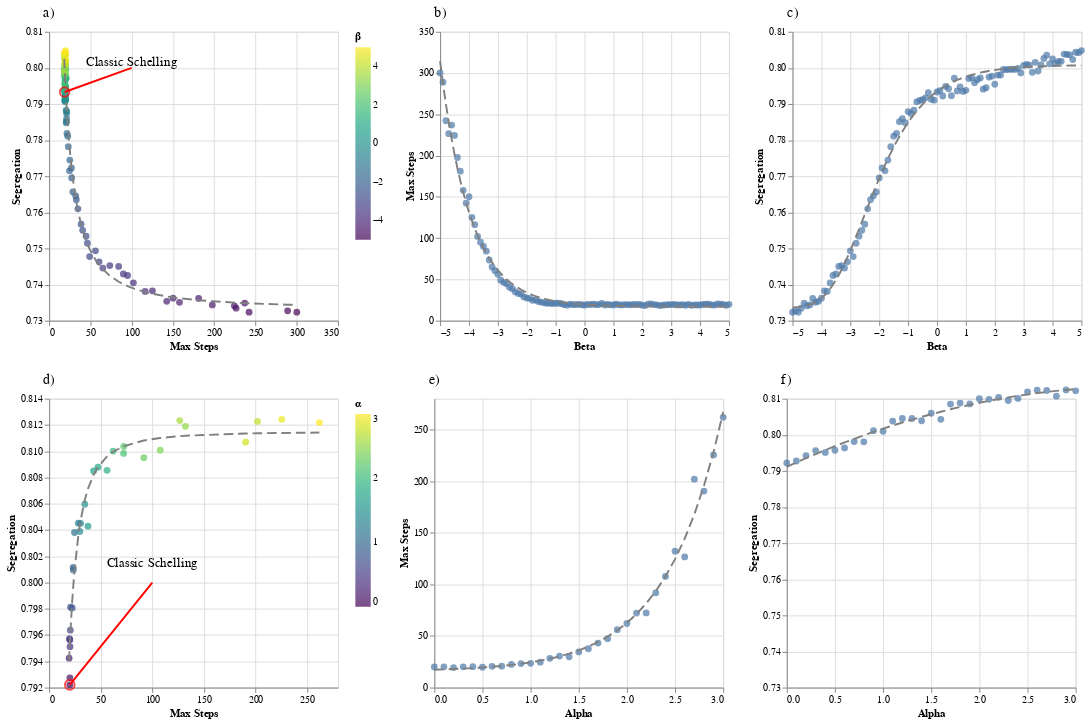

Notebook source saved alongside this figure:
### Code cell
alt.vconcat(
    
    alt.hconcat((b1 + regb1 + clas + text + arr+a)   ,    (b2+regb2+b),  (b3+regb3+c) ).resolve_scale(
    color='independent') &
    
    alt.hconcat((a1 + rega1 + clas2 + text2 + arr2 +d),   (a2+rega2+e), (a3+rega3+f)).resolve_scale(
    color='independent')
    
).resolve_scale(
    color='independent')

### Figure 1 — Vega-Lite specification as saved in the notebook (floating-point values rounded to 4 significant figures)
{"config": {"view": {"continuousWidth": 300, "continuousHeight": 300}}, "vconcat": [{"vconcat": [{"hconcat": [{"layer": [{"data": {"name": "data-e6f3248cf0e71afe6937f91cdd69fec8"}, "mark": {"type": "circle", "size": 50}, "encoding": {"color": {"field": "beta", "legend": {"title": "β"}, "scale": {"scheme": "viridis"}, "type": "quantitative"}, "x": {"axis": {"title": "Max Steps"}, "field": "mean_step", "scale": {"domain": [18.32, 300.1]}, "type": "quantitative"}, "y": {"axis": {"title": "Segregation"}, "field": "mean_seg", "scale": {"domain": [0.7324, 0.8048]}, "type": "quantitative"}}}, {"data": {"name": "data-50824ad90ad68ed4e5c2b6a1ad83c3fb"}, "mark": {"type": "line", "color": "grey", "opacity": 1, "strokeDash": [10, 5], "width": 2}, "encoding": {"x": {"field": "xv", "type": "quantitative"}, "y": {"field": "yv", "type": "quantitative"}}}, {"data": {"name": "data-3c37ef1aab0dc384ba4bb59344fb570d"}, "mark": {"type": "point", "color": "red", "size": 100}, "encoding": {"x": {"axis": {"title": "Max Steps"}, "field": "mean_step", "scale": {"domain": [18.32, 300.1]}, "type": "quantitative"}, "y": {"axis": {"title": "Segregation"}, "field": "mean_seg", "scale": {"domain": [0.7324, 0.8048]}, "type": "quantitative"}}}, {"data": {"name": "data-47752b00985791f9bdebf38615aabe53"}, "mark": {"type": "text", "angle": 0, "size": 14, "text": "Classic Schelling"}, "encoding": {"x": {"field": "x", "type": "quantitative"}, "y": {"field": "y", "type": "quantitative"}}}, {"data": {"name": "data-f59c1c0d2e7dadc2ce8c725ca5b4baa6"}, "mark": {"type": "line", "color": "red"}, "encoding": {"x": {"field": "x", "type": "quantitative"}, "y": {"field": "y", "type": "quantitative"}}}, {"data": {"values": [{"x": "A"}]}, "mark": {"type": "text", "dx": 0, "dy": 0, "size": 15, "text": "a)", "x": 0, "y": -20}}], "height": 300, "width": 300}, {"layer": [{"data": {"name": "data-e6f3248cf0e71afe6937f91cdd69fec8"}, "mark": {"type": "circle", "size": 50}, "encoding": {"x": {"axis": {"title": "Beta"}, "field": "beta", "scale": {"domain": [-5, 5]}, "type": "quantitative"}, "y": {"axis": {"title": "Max Steps"}, "field": "mean_step", "scale": {"domain": [18.32, 300.1]}, "type": "quantitative"}}}, {"data": {"name": "data-4f39ff4fb8a7a2af0d412279df062abc"}, "mark": {"type": "line", "color": "grey", "opacity": 1, "strokeDash": [10, 5], "width": 2}, "encoding": {"x": {"field": "xv", "type": "quantitative"}, "y": {"field": "yv", "type": "quantitative"}}}, {"data": {"values": [{"x": "A"}]}, "mark": {"type": "text", "dx": 0, "dy": 0, "size": 15, "text": "b)", "x": 0, "y": -20}}], "height": 300, "width": 300}, {"layer": [{"data": {"name": "data-e6f3248cf0e71afe6937f91cdd69fec8"}, "mark": {"type": "circle", "size": 50}, "encoding": {"x": {"axis": {"title": "Beta"}, "field": "beta", "scale": {"domain": [-5, 5]}, "type": "quantitative"}, "y": {"axis": {"title": "Segregation"}, "field": "mean_seg", "scale": {"domain": [0.7324, 0.8048]}, "type": "quantitative"}}}, {"data": {"name": "data-8468feb25c877ebc193967f1093be4d5"}, "mark": {"type": "line", "color": "grey", "opacity": 1, "strokeDash": [10, 5], "width": 2}, "encoding": {"x": {"field": "xv", "type": "quantitative"}, "y": {"field": "yv", "type": "quantitative"}}}, {"data": {"values": [{"x": "A"}]}, "mark": {"type": "text", "dx": 0, "dy": 0, "size": 15, "text": "c)", "x": 0, "y": -20}}], "height": 300, "width": 300}], "resolve": {"scale": {"color": "independent"}}}, {"hconcat": [{"layer": [{"data": {"name": "data-51b8370522d3415948caa6015c55fc81"}, "mark": {"type": "circle", "size": 50}, "encoding": {"color": {"field": "alpha", "legend": {"title": "α"}, "scale": {"scheme": "viridis"}, "type": "quantitative"}, "x": {"axis": {"title": "Max Steps"}, "field": "mean_step", "scale": {"domain": [19.37, 261.9]}, "type": "quantitative"}, "y": {"axis": {"title": "Segregation"}, "field": "mean_seg", "scale": {"domain": [0.7922, 0.8124]}, "type": "quantitative"}}}, {"data": {"name": "data-3af37a5db8baec25fe2e350fd0844e0c"}, "mark": {"type": "line", "color": "grey", "opacity": 1, "strokeDash": [10, 5], "width": 2}, "encoding": {"x": {"field": "xv", "type": "quantitative"}, "y": {"field": "yv", "type": "quantitative"}}}, {"data": {"name": "data-974247fefa716057b4cec5617b605acf"}, "mark": {"type": "point", "color": "red", "size": 100}, "encoding": {"x": {"axis": {"title": "Max Steps"}, "field": "mean_step", "scale": {"domain": [19.37, 261.9]}, "type": "quantitative"}, "y": {"axis": {"title": "Segregation"}, "field": "mean_seg", "scale": {"domain": [0.7922, 0.8124]}, "type": "quantitative"}}}, {"data": {"name": "data-47752b00985791f9bdebf38615aabe53"}, "mark": {"type": "text", "angle": 0, "size": 14, "text": "Classic Schelling"}, "encoding": {"x": {"field": "x", "type": "quantitative"}, "y": {"field": "y", "type": "quantitative"}}}, {"data": {"name": "data-b83be749bb1cc407a4618eb016a960e9"}, "mark": {"type": "line", "color": "red"}, "encoding": {"x": {"field": "x", "type": "quantitative"}, "y": {"field": "y", "type": "quantitative"}}}, {"data": {"values": [{"x": "A"}]}, "mark": {"type": "text", "dx": 0, "dy": 0, "size": 15, "text": "d)", "x": 0, "y": -20}}], "height": 300, "width": 300}, {"layer": [{"data": {"name": "data-51b8370522d3415948caa6015c55fc81"}, "mark": {"type": "circle", "size": 50}, "encoding": {"x": {"axis": {"title": "Alpha"}, "field": "alpha", "scale": {"domain": [0, 3]}, "type": "quantitative"}, "y": {"axis": {"title": "Max Steps"}, "field": "mean_step", "scale": {"domain": [19.37, 261.9]}, "type": "quantitative"}}}, {"data": {"name": "data-be5b3b07f3f6d321ffdab043a3fa8d15"}, "mark": {"type": "line", "color": "grey", "opacity": 1, "strokeDash": [10, 5], "width": 2}, "encoding": {"x": {"field": "xv", "type": "quantitative"}, "y": {"field": "yv", "type": "quantitative"}}}, {"data": {"values": [{"x": "A"}]}, "mark": {"type": "text", "dx": 0, "dy": 0, "size": 15, "text": "e)", "x": 0, "y": -20}}], "height": 300, "width": 300}, {"layer": [{"data": {"name": "data-51b8370522d3415948caa6015c55fc81"}, "mark": {"type": "circle", "size": 50}, "encoding": {"x": {"axis": {"title": "Alpha"}, "field": "alpha", "scale": {"domain": [0, 3]}, "type": "quantitative"}, "y": {"axis": {"title": "Segregation"}, "field": "mean_seg", "scale": {"domain": [0.7324, 0.8048]}, "type": "quantitative"}}}, {"data": {"name": "data-ecf839c10c18df8096c047cbdb226a23"}, "mark": {"type": "line", "color": "grey", "opacity": 1, "strokeDash": [10, 5], "width": 2}, "encoding": {"x": {"field": "xv", "type": "quantitative"}, "y": {"field": "yv", "type": "quantitative"}}}, {"data": {"values": [{"x": "A"}]}, "mark": {"type": "text", "dx": 0, "dy": 0, "size": 15, "text": "f)", "x": 0, "y": -20}}], "height": 300, "width": 300}], "resolve": {"scale": {"color": "independent"}}}]}], "resolve": {"scale": {"color": "independent"}}, "$schema": "https://vega.github.io/schema/vega-lite/v5.6.1.json", "datasets": {"data-e6f3248cf0e71afe6937f91cdd69fec8": [{"beta": -5.0, "mean_step": 300.1, "mean_seg": 0.7324}, {"beta": -4.9, "mean_step": 289.0, "mean_seg": 0.7327}, {"beta": -4.8, "mean_step": 242.2, "mean_seg": 0.7324}, {"beta": -4.7, "mean_step": 226.5, "mean_seg": 0.7335}, {"beta": -4.6, "mean_step": 237.0, "mean_seg": 0.7349}, {"beta": -4.5, "mean_step": 224.4, "mean_seg": 0.7341}, {"beta": -4.4, "mean_step": 197.7, "mean_seg": 0.7344}, {"beta": -4.3, "mean_step": 181.2, "mean_seg": 0.7362}, {"beta": -4.2, "mean_step": 157.9, "mean_seg": 0.7351}, {"beta": -4.1, "mean_step": 142.5, "mean_seg": 0.7353}, {"beta": -4.0, "mean_step": 150.1, "mean_seg": 0.7362}, {"beta": -3.9, "mean_step": 125.2, "mean_seg": 0.7383}, {"beta": -3.8, "mean_step": 116.3, "mean_seg": 0.7381}, {"beta": -3.7, "mean_step": 102.1, "mean_seg": 0.7405}, {"beta": -3.6, "mean_step": 95.03, "mean_seg": 0.7425}, {"beta": -3.5, "mean_step": 89.93, "mean_seg": 0.7429}, {"beta": -3.4, "mean_step": 84.25, "mean_seg": 0.745}, {"beta": -3.3, "mean_step": 73.52, "mean_seg": 0.7453}, {"beta": -3.2, "mean_step": 65.04, "mean_seg": 0.7446}, {"beta": -3.1, "mean_step": 60.55, "mean_seg": 0.7463}, {"beta": -3.0, "mean_step": 56.17, "mean_seg": 0.7493}, {"beta": -2.9, "mean_step": 49.1, "mean_seg": 0.7478}, {"beta": -2.8, "mean_step": 46.38, "mean_seg": 0.7514}, {"beta": -2.7, "mean_step": 44.81, "mean_seg": 0.7534}, {"beta": -2.6, "mean_step": 40.64, "mean_seg": 0.755}, {"beta": -2.5, "mean_step": 38.76, "mean_seg": 0.7567}, {"beta": -2.4, "mean_step": 34.9, "mean_seg": 0.761}, {"beta": -2.3, "mean_step": 33.0, "mean_seg": 0.7635}, {"beta": -2.2, "mean_step": 32.2, "mean_seg": 0.7646}, {"beta": -2.1, "mean_step": 28.77, "mean_seg": 0.7656}, {"beta": -2.0, "mean_step": 27.42, "mean_seg": 0.7695}, {"beta": -1.9, "mean_step": 27.04, "mean_seg": 0.7723}, {"beta": -1.8, "mean_step": 24.69, "mean_seg": 0.7715}, {"beta": -1.7, "mean_step": 25.05, "mean_seg": 0.7745}, {"beta": -1.6, "mean_step": 23.24, "mean_seg": 0.7782}, {"beta": -1.5, "mean_step": 22.58, "mean_seg": 0.7811}, {"beta": -1.4, "mean_step": 21.66, "mean_seg": 0.7818}, {"beta": -1.3, "mean_step": 21.02, "mean_seg": 0.7851}, {"beta": -1.2, "mean_step": 21.14, "mean_seg": 0.786}, {"beta": -1.1, "mean_step": 20.69, "mean_seg": 0.7848}, {"beta": -1.0, "mean_step": 21.12, "mean_seg": 0.7879}, {"beta": -0.9, "mean_step": 21.24, "mean_seg": 0.7874}, {"beta": -0.8, "mean_step": 20.58, "mean_seg": 0.7883}, {"beta": -0.7, "mean_step": 19.41, "mean_seg": 0.7906}, {"beta": -0.6, "mean_step": 18.75, "mean_seg": 0.791}, {"beta": -0.5, "mean_step": 20.17, "mean_seg": 0.7912}, {"beta": -0.4, "mean_step": 19.44, "mean_seg": 0.7917}, {"beta": -0.3, "mean_step": 19.55, "mean_seg": 0.7931}, {"beta": -0.2, "mean_step": 19.77, "mean_seg": 0.7913}, {"beta": -0.1, "mean_step": 19.44, "mean_seg": 0.7911}, {"beta": -0.0, "mean_step": 18.77, "mean_seg": 0.7933}, {"beta": 0.1, "mean_step": 19.79, "mean_seg": 0.7937}, {"beta": 0.2, "mean_step": 19.55, "mean_seg": 0.7922}, {"beta": 0.3, "mean_step": 20.11, "mean_seg": 0.7949}, {"beta": 0.4, "mean_step": 19.34, "mean_seg": 0.7942}, {"beta": 0.5, "mean_step": 19.48, "mean_seg": 0.7923}, {"beta": 0.6, "mean_step": 20.83, "mean_seg": 0.7972}, {"beta": 0.7, "mean_step": 19.05, "mean_seg": 0.7936}, {"beta": 0.8, "mean_step": 19.63, "mean_seg": 0.7947}, {"beta": 0.9, "mean_step": 19.15, "mean_seg": 0.7935}, {"beta": 1.0, "mean_step": 19.03, "mean_seg": 0.7938}, {"beta": 1.1, "mean_step": 19.99, "mean_seg": 0.797}, {"beta": 1.2, "mean_step": 19.22, "mean_seg": 0.7973}, {"beta": 1.3, "mean_step": 19.1, "mean_seg": 0.7959}, {"beta": 1.4, "mean_step": 19.49, "mean_seg": 0.7967}, {"beta": 1.5, "mean_step": 19.56, "mean_seg": 0.7972}, {"beta": 1.6, "mean_step": 19.15, "mean_seg": 0.7941}, {"beta": 1.7, "mean_step": 19.66, "mean_seg": 0.7945}, {"beta": 1.8, "mean_step": 19.52, "mean_seg": 0.7975}, {"beta": 1.9, "mean_step": 19.61, "mean_seg": 0.7977}, {"beta": 2.0, "mean_step": 18.84, "mean_seg": 0.7955}, {"beta": 2.1, "mean_step": 18.32, "mean_seg": 0.798}, {"beta": 2.2, "mean_step": 20.0, "mean_seg": 0.798}, {"beta": 2.3, "mean_step": 20.31, "mean_seg": 0.7996}, {"beta": 2.4, "mean_step": 19.48, "mean_seg": 0.7995}, {"beta": 2.5, "mean_step": 19.19, "mean_seg": 0.7996}, {"beta": 2.6, "mean_step": 18.35, "mean_seg": 0.7996}, {"beta": 2.7, "mean_step": 18.76, "mean_seg": 0.7996}, {"beta": 2.8, "mean_step": 19.21, "mean_seg": 0.7999}, {"beta": 2.9, "mean_step": 19.41, "mean_seg": 0.7986}, {"beta": 3.0, "mean_step": 19.51, "mean_seg": 0.8007}, {"beta": 3.1, "mean_step": 19.65, "mean_seg": 0.8009}, {"beta": 3.2, "mean_step": 19.08, "mean_seg": 0.8008}, {"beta": 3.3, "mean_step": 19.1, "mean_seg": 0.7988}, {"beta": 3.4, "mean_step": 19.31, "mean_seg": 0.8015}, {"beta": 3.5, "mean_step": 18.67, "mean_seg": 0.7991}, {"beta": 3.6, "mean_step": 19.59, "mean_seg": 0.8008}, {"beta": 3.7, "mean_step": 18.57, "mean_seg": 0.8026}, {"beta": 3.8, "mean_step": 19.14, "mean_seg": 0.8036}, {"beta": 3.9, "mean_step": 19.02, "mean_seg": 0.8011}, {"beta": 4.0, "mean_step": 19.0, "mean_seg": 0.8025}, {"beta": 4.1, "mean_step": 19.65, "mean_seg": 0.8013}, {"beta": 4.2, "mean_step": 20.09, "mean_seg": 0.8018}, {"beta": 4.3, "mean_step": 19.89, "mean_seg": 0.8018}, {"beta": 4.4, "mean_step": 19.13, "mean_seg": 0.8038}, {"beta": 4.5, "mean_step": 18.86, "mean_seg": 0.8037}, {"beta": 4.6, "mean_step": 20.22, "mean_seg": 0.8036}, {"beta": 4.7, "mean_step": 19.9, "mean_seg": 0.8023}, {"beta": 4.8, "mean_step": 19.69, "mean_seg": 0.8043}, {"beta": 4.9, "mean_step": 18.65, "mean_seg": 0.8042}, {"beta": 5.0, "mean_step": 19.84, "mean_seg": 0.8048}], "data-50824ad90ad68ed4e5c2b6a1ad83c3fb": [{"xv": 300.1, "yv": 0.7344}, {"xv": 289.0, "yv": 0.7344}, {"xv": 242.2, "yv": 0.7348}, {"xv": 226.5, "yv": 0.735}, {"xv": 237.0, "yv": 0.7349}, {"xv": 224.4, "yv": 0.735}, {"xv": 197.7, "yv": 0.7354}, {"xv": 181.2, "yv": 0.7357}, {"xv": 157.9, "yv": 0.7362}, {"xv": 142.5, "yv": 0.7367}, {"xv": 150.1, "yv": 0.7365}, {"xv": 125.2, "yv": 0.7375}, {"xv": 116.3, "yv": 0.7379}, {"xv": 102.1, "yv": 0.7389}, {"xv": 95.03, "yv": 0.7396}, {"xv": 89.93, "yv": 0.7401}, {"xv": 84.25, "yv": 0.7408}, {"xv": 73.52, "yv": 0.7424}, {"xv": 65.04, "yv": 0.7443}, {"xv": 60.55, "yv": 0.7455}, {"xv": 56.17, "yv": 0.7469}, {"xv": 49.1, "yv": 0.7498}, {"xv": 46.38, "yv": 0.7513}, {"xv": 44.81, "yv": 0.7522}, {"xv": 40.64, "yv": 0.7551}, {"xv": 38.76, "yv": 0.7566}, {"xv": 34.9, "yv": 0.7605}, {"xv": 33.0, "yv": 0.7628}, {"xv": 32.2, "yv": 0.7638}, {"xv": 28.77, "yv": 0.7693}, {"xv": 27.42, "yv": 0.7719}, {"xv": 27.04, "yv": 0.7727}, {"xv": 24.69, "yv": 0.7782}, {"xv": 25.05, "yv": 0.7773}, {"xv": 23.24, "yv": 0.7823}, {"xv": 22.58, "yv": 0.7844}, {"xv": 21.66, "yv": 0.7876}, {"xv": 21.02, "yv": 0.79}, {"xv": 21.14, "yv": 0.7895}, {"xv": 20.69, "yv": 0.7913}, {"xv": 21.12, "yv": 0.7896}, {"xv": 21.24, "yv": 0.7892}, {"xv": 20.58, "yv": 0.7918}, {"xv": 19.41, "yv": 0.7969}, {"xv": 18.75, "yv": 0.8002}, {"xv": 20.17, "yv": 0.7935}, {"xv": 19.44, "yv": 0.7968}, {"xv": 19.55, "yv": 0.7963}, {"xv": 19.77, "yv": 0.7953}, {"xv": 19.44, "yv": 0.7968}, {"xv": 18.77, "yv": 0.8001}, {"xv": 19.79, "yv": 0.7952}, {"xv": 19.55, "yv": 0.7963}, {"xv": 20.11, "yv": 0.7938}, {"xv": 19.34, "yv": 0.7973}, {"xv": 19.48, "yv": 0.7966}, {"xv": 20.83, "yv": 0.7908}, {"xv": 19.05, "yv": 0.7987}, {"xv": 19.63, "yv": 0.7959}, {"xv": 19.15, "yv": 0.7982}, {"xv": 19.03, "yv": 0.7988}, {"xv": 19.99, "yv": 0.7943}, {"xv": 19.22, "yv": 0.7979}, {"xv": 19.1, "yv": 0.7984}, {"xv": 19.49, "yv": 0.7966}, {"xv": 19.56, "yv": 0.7962}, {"xv": 19.15, "yv": 0.7982}, {"xv": 19.66, "yv": 0.7958}, {"xv": 19.52, "yv": 0.7964}, {"xv": 19.61, "yv": 0.796}, {"xv": 18.84, "yv": 0.7998}, {"xv": 18.32, "yv": 0.8025}, {"xv": 20.0, "yv": 0.7942}, {"xv": 20.31, "yv": 0.7929}, {"xv": 19.48, "yv": 0.7966}, {"xv": 19.19, "yv": 0.798}, {"xv": 18.35, "yv": 0.8023}, {"xv": 18.76, "yv": 0.8002}, {"xv": 19.21, "yv": 0.7979}, {"xv": 19.41, "yv": 0.7969}, {"xv": 19.51, "yv": 0.7965}, {"xv": 19.65, "yv": 0.7958}, {"xv": 19.08, "yv": 0.7985}, {"xv": 19.1, "yv": 0.7984}, {"xv": 19.31, "yv": 0.7974}, {"xv": 18.67, "yv": 0.8006}, {"xv": 19.59, "yv": 0.7961}, {"xv": 18.57, "yv": 0.8012}, {"xv": 19.14, "yv": 0.7982}, {"xv": 19.02, "yv": 0.7988}, {"xv": 19.0, "yv": 0.7989}, {"xv": 19.65, "yv": 0.7958}, {"xv": 20.09, "yv": 0.7938}, {"xv": 19.89, "yv": 0.7947}, {"xv": 19.13, "yv": 0.7983}, {"xv": 18.86, "yv": 0.7997}, {"xv": 20.22, "yv": 0.7933}, {"xv": 19.9, "yv": 0.7947}, {"xv": 19.69, "yv": 0.7956}, {"xv": 18.65, "yv": 0.8007}, {"xv": 19.84, "yv": 0.795}], "data-3c37ef1aab0dc384ba4bb59344fb570d": [{"beta": -0.0, "mean_step": 18.77, "mean_seg": 0.7933}], "data-47752b00985791f9bdebf38615aabe53": [{"x": 100, "y": 0.8015}], "data-f59c1c0d2e7dadc2ce8c725ca5b4baa6": [{"x": 100.0, "y": 0.8}, {"x": 18.77, "y": 0.7933}], "data-4f39ff4fb8a7a2af0d412279df062abc": [{"xv": -5.0, "yv": 314.4}, {"xv": -4.9, "yv": 287.3}, {"xv": -4.8, "yv": 262.7}, {"xv": -4.7, "yv": 240.3}, {"xv": -4.6, "yv": 220.0}, {"xv": -4.5, "yv": 201.5}, {"xv": -4.4, "yv": 184.7}, {"xv": -4.3, "yv": 169.5}, {"xv": -4.2, "yv": 155.6}, {"xv": -4.1, "yv": 143.0}, {"xv": -4.0, "yv": 131.5}, {"xv": -3.9, "yv": 121.1}, {"xv": -3.8, "yv": 111.6}, {"xv": -3.7, "yv": 103.0}, {"xv": -3.6, "yv": 95.2}, {"xv": -3.5, "yv": 88.09}, {"xv": -3.4, "yv": 81.62}, {"xv": -3.3, "yv": 75.75}, {"xv": -3.2, "yv": 70.4}, {"xv": -3.1, "yv": 65.55}, {"xv": -3.0, "yv": 61.13}, {"xv": -2.9, "yv": 57.12}, {"xv": -2.8, "yv": 53.47}, {"xv": -2.7, "yv": 50.16}, {"xv": -2.6, "yv": 47.14}, {"xv": -2.5, "yv": 44.4}, {"xv": -2.4, "yv": 41.91}, {"xv": -2.3, "yv": 39.65}, {"xv": -2.2, "yv": 37.59}, {"xv": -2.1, "yv": 35.72}, {"xv": -2.0, "yv": 34.02}, {"xv": -1.9, "yv": 32.48}, {"xv": -1.8, "yv": 31.07}, {"xv": -1.7, "yv": 29.8}, {"xv": -1.6, "yv": 28.64}, {"xv": -1.5, "yv": 27.58}, {"xv": -1.4, "yv": 26.62}, {"xv": -1.3, "yv": 25.75}, {"xv": -1.2, "yv": 24.96}, {"xv": -1.1, "yv": 24.24}, {"xv": -1.0, "yv": 23.58}, {"xv": -0.9, "yv": 22.99}, {"xv": -0.8, "yv": 22.45}, {"xv": -0.7, "yv": 21.96}, {"xv": -0.6, "yv": 21.51}, {"xv": -0.5, "yv": 21.1}, {"xv": -0.4, "yv": 20.73}, {"xv": -0.3, "yv": 20.4}, {"xv": -0.2, "yv": 20.09}, {"xv": -0.1, "yv": 19.82}, {"xv": -0.0, "yv": 19.56}, {"xv": 0.1, "yv": 19.33}, {"xv": 0.2, "yv": 19.13}, {"xv": 0.3, "yv": 18.94}, {"xv": 0.4, "yv": 18.76}, {"xv": 0.5, "yv": 18.61}, {"xv": 0.6, "yv": 18.47}, {"xv": 0.7, "yv": 18.34}, {"xv": 0.8, "yv": 18.22}, {"xv": 0.9, "yv": 18.11}, {"xv": 1.0, "yv": 18.02}, {"xv": 1.1, "yv": 17.93}, {"xv": 1.2, "yv": 17.85}, {"xv": 1.3, "yv": 17.77}, {"xv": 1.4, "yv": 17.71}, {"xv": 1.5, "yv": 17.65}, {"xv": 1.6, "yv": 17.59}, {"xv": 1.7, "yv": 17.54}, {"xv": 1.8, "yv": 17.5}, {"xv": 1.9, "yv": 17.46}, {"xv": 2.0, "yv": 17.42}, {"xv": 2.1, "yv": 17.38}, {"xv": 2.2, "yv": 17.35}, {"xv": 2.3, "yv": 17.33}, {"xv": 2.4, "yv": 17.3}, {"xv": 2.5, "yv": 17.28}, {"xv": 2.6, "yv": 17.26}, {"xv": 2.7, "yv": 17.24}, {"xv": 2.8, "yv": 17.22}, {"xv": 2.9, "yv": 17.2}, {"xv": 3.0, "yv": 17.19}, {"xv": 3.1, "yv": 17.18}, {"xv": 3.2, "yv": 17.16}, {"xv": 3.3, "yv": 17.15}, {"xv": 3.4, "yv": 17.14}, {"xv": 3.5, "yv": 17.13}, {"xv": 3.6, "yv": 17.13}, {"xv": 3.7, "yv": 17.12}, {"xv": 3.8, "yv": 17.11}, {"xv": 3.9, "yv": 17.11}, {"xv": 4.0, "yv": 17.1}, {"xv": 4.1, "yv": 17.1}, {"xv": 4.2, "yv": 17.09}, {"xv": 4.3, "yv": 17.09}, {"xv": 4.4, "yv": 17.08}, {"xv": 4.5, "yv": 17.08}, {"xv": 4.6, "yv": 17.08}, {"xv": 4.7, "yv": 17.07}, {"xv": 4.8, "yv": 17.07}, {"xv": 4.9, "yv": 17.07}, {"xv": 5.0, "yv": 17.07}], "data-8468feb25c877ebc193967f1093be4d5": [{"xv": -5.0, "yv": 0.7337}, {"xv": -4.9, "yv": 0.7337}, {"xv": -4.8, "yv": 0.7338}, {"xv": -4.7, "yv": 0.7339}, {"xv": -4.6, "yv": 0.734}, {"xv": -4.5, "yv": 0.7342}, {"xv": -4.4, "yv": 0.7344}, {"xv": -4.3, "yv": 0.7347}, {"xv": -4.2, "yv": 0.7351}, {"xv": -4.1, "yv": 0.7356}, {"xv": -4.0, "yv": 0.7363}, {"xv": -3.9, "yv": 0.737}, {"xv": -3.8, "yv": 0.7378}, {"xv": -3.7, "yv": 0.7388}, {"xv": -3.6, "yv": 0.74}, {"xv": -3.5, "yv": 0.7413}, {"xv": -3.4, "yv": 0.7427}, {"xv": -3.3, "yv": 0.7442}, {"xv": -3.2, "yv": 0.7458}, {"xv": -3.1, "yv": 0.7476}, {"xv": -3.0, "yv": 0.7494}, {"xv": -2.9, "yv": 0.7513}, {"xv": -2.8, "yv": 0.7533}, {"xv": -2.7, "yv": 0.7553}, {"xv": -2.6, "yv": 0.7574}, {"xv": -2.5, "yv": 0.7594}, {"xv": -2.4, "yv": 0.7615}, {"xv": -2.3, "yv": 0.7635}, {"xv": -2.2, "yv": 0.7655}, {"xv": -2.1, "yv": 0.7675}, {"xv": -2.0, "yv": 0.7694}, {"xv": -1.9, "yv": 0.7713}, {"xv": -1.8, "yv": 0.7731}, {"xv": -1.7, "yv": 0.7748}, {"xv": -1.6, "yv": 0.7765}, {"xv": -1.5, "yv": 0.7781}, {"xv": -1.4, "yv": 0.7796}, {"xv": -1.3, "yv": 0.781}, {"xv": -1.2, "yv": 0.7824}, {"xv": -1.1, "yv": 0.7837}, {"xv": -1.0, "yv": 0.7849}, {"xv": -0.9, "yv": 0.786}, {"xv": -0.8, "yv": 0.7871}, {"xv": -0.7, "yv": 0.7881}, {"xv": -0.6, "yv": 0.789}, {"xv": -0.5, "yv": 0.7899}, {"xv": -0.4, "yv": 0.7907}, {"xv": -0.3, "yv": 0.7915}, {"xv": -0.2, "yv": 0.7922}, {"xv": -0.1, "yv": 0.7929}, {"xv": -0.0, "yv": 0.7935}, {"xv": 0.1, "yv": 0.794}, {"xv": 0.2, "yv": 0.7946}, {"xv": 0.3, "yv": 0.795}, {"xv": 0.4, "yv": 0.7955}, {"xv": 0.5, "yv": 0.7959}, {"xv": 0.6, "yv": 0.7963}, {"xv": 0.7, "yv": 0.7967}, {"xv": 0.8, "yv": 0.797}, {"xv": 0.9, "yv": 0.7973}, {"xv": 1.0, "yv": 0.7976}, {"xv": 1.1, "yv": 0.7978}, {"xv": 1.2, "yv": 0.7981}, {"xv": 1.3, "yv": 0.7983}, {"xv": 1.4, "yv": 0.7985}, {"xv": 1.5, "yv": 0.7987}, {"xv": 1.6, "yv": 0.7988}, {"xv": 1.7, "yv": 0.799}, {"xv": 1.8, "yv": 0.7991}, {"xv": 1.9, "yv": 0.7993}, {"xv": 2.0, "yv": 0.7994}, {"xv": 2.1, "yv": 0.7995}, {"xv": 2.2, "yv": 0.7996}, {"xv": 2.3, "yv": 0.7997}, {"xv": 2.4, "yv": 0.7998}, {"xv": 2.5, "yv": 0.7999}, {"xv": 2.6, "yv": 0.8}, {"xv": 2.7, "yv": 0.8}, {"xv": 2.8, "yv": 0.8001}, {"xv": 2.9, "yv": 0.8001}, {"xv": 3.0, "yv": 0.8002}, {"xv": 3.1, "yv": 0.8003}, {"xv": 3.2, "yv": 0.8003}, {"xv": 3.3, "yv": 0.8003}, {"xv": 3.4, "yv": 0.8004}, {"xv": 3.5, "yv": 0.8004}, {"xv": 3.6, "yv": 0.8004}, {"xv": 3.7, "yv": 0.8005}, {"xv": 3.8, "yv": 0.8005}, {"xv": 3.9, "yv": 0.8005}, {"xv": 4.0, "yv": 0.8005}, {"xv": 4.1, "yv": 0.8006}, {"xv": 4.2, "yv": 0.8006}, {"xv": 4.3, "yv": 0.8006}, {"xv": 4.4, "yv": 0.8006}, {"xv": 4.5, "yv": 0.8006}, {"xv": 4.6, "yv": 0.8006}, {"xv": 4.7, "yv": 0.8007}, {"xv": 4.8, "yv": 0.8007}, {"xv": 4.9, "yv": 0.8007}, {"xv": 5.0, "yv": 0.8007}], "data-51b8370522d3415948caa6015c55fc81": [{"alpha": 0.0, "mean_step": 20.02, "mean_seg": 0.7922, "mean_cen_seg": 0.7875, "mean_per_seg": 0.793}, {"alpha": 0.1, "mean_step": 20.12, "mean_seg": 0.7927, "mean_cen_seg": 0.7798, "mean_per_seg": 0.7948}, {"alpha": 0.2, "mean_step": 19.37, "mean_seg": 0.7942, "mean_cen_seg": 0.7654, "mean_per_seg": 0.7987}, {"alpha": 0.3, "mean_step": 20.13, "mean_seg": 0.7956, "mean_cen_seg": 0.7675, "mean_per_seg": 0.8001}, {"alpha": 0.4, "mean_step": 20.27, "mean_seg": 0.7951, "mean_cen_seg": 0.7645, "mean_per_seg": 0.8002}, {"alpha": 0.5, "mean_step": 19.7, "mean_seg": 0.7957, "mean_cen_seg": 0.7612, "mean_per_seg": 0.8016}, {"alpha": 0.6, "mean_step": 20.57, "mean_seg": 0.7964, "mean_cen_seg": 0.7477, "mean_per_seg": 0.8049}, {"alpha": 0.7, "mean_step": 20.77, "mean_seg": 0.7981, "mean_cen_seg": 0.7508, "mean_per_seg": 0.8066}, {"alpha": 0.8, "mean_step": 22.43, "mean_seg": 0.7981, "mean_cen_seg": 0.7482, "mean_per_seg": 0.8072}, {"alpha": 0.9, "mean_step": 23.29, "mean_seg": 0.8012, "mean_cen_seg": 0.7466, "mean_per_seg": 0.8113}, {"alpha": 1.0, "mean_step": 23.47, "mean_seg": 0.801, "mean_cen_seg": 0.7465, "mean_per_seg": 0.8112}, {"alpha": 1.1, "mean_step": 24.6, "mean_seg": 0.8038, "mean_cen_seg": 0.7468, "mean_per_seg": 0.8147}, {"alpha": 1.2, "mean_step": 28.37, "mean_seg": 0.8045, "mean_cen_seg": 0.7503, "mean_per_seg": 0.8149}, {"alpha": 1.3, "mean_step": 30.54, "mean_seg": 0.8045, "mean_cen_seg": 0.7479, "mean_per_seg": 0.8154}, {"alpha": 1.4, "mean_step": 29.78, "mean_seg": 0.8039, "mean_cen_seg": 0.7477, "mean_per_seg": 0.8148}, {"alpha": 1.5, "mean_step": 34.58, "mean_seg": 0.806, "mean_cen_seg": 0.7521, "mean_per_seg": 0.8165}, {"alpha": 1.6, "mean_step": 37.63, "mean_seg": 0.8043, "mean_cen_seg": 0.752, "mean_per_seg": 0.8146}, {"alpha": 1.7, "mean_step": 43.12, "mean_seg": 0.8085, "mean_cen_seg": 0.7534, "mean_per_seg": 0.8193}, {"alpha": 1.8, "mean_step": 47.4, "mean_seg": 0.8088, "mean_cen_seg": 0.7548, "mean_per_seg": 0.8194}, {"alpha": 1.9, "mean_step": 56.11, "mean_seg": 0.8085, "mean_cen_seg": 0.7516, "mean_per_seg": 0.8198}, {"alpha": 2.0, "mean_step": 62.12, "mean_seg": 0.81, "mean_cen_seg": 0.7489, "mean_per_seg": 0.8221}, {"alpha": 2.1, "mean_step": 72.19, "mean_seg": 0.8098, "mean_cen_seg": 0.757, "mean_per_seg": 0.8203}, {"alpha": 2.2, "mean_step": 72.39, "mean_seg": 0.8104, "mean_cen_seg": 0.7567, "mean_per_seg": 0.8211}, {"alpha": 2.3, "mean_step": 91.83, "mean_seg": 0.8095, "mean_cen_seg": 0.7484, "mean_per_seg": 0.8217}, {"alpha": 2.4, "mean_step": 107.7, "mean_seg": 0.8101, "mean_cen_seg": 0.75, "mean_per_seg": 0.8221}, {"alpha": 2.5, "mean_step": 132.1, "mean_seg": 0.8119, "mean_cen_seg": 0.7561, "mean_per_seg": 0.823}, {"alpha": 2.6, "mean_step": 126.6, "mean_seg": 0.8123, "mean_cen_seg": 0.7527, "mean_per_seg": 0.8243}, {"alpha": 2.7, "mean_step": 202.0, "mean_seg": 0.8123, "mean_cen_seg": 0.7565, "mean_per_seg": 0.8235}, {"alpha": 2.8, "mean_step": 190.5, "mean_seg": 0.8107, "mean_cen_seg": 0.7521, "mean_per_seg": 0.8224}, {"alpha": 2.9, "mean_step": 225.5, "mean_seg": 0.8124, "mean_cen_seg": 0.7562, "mean_per_seg": 0.8237}, {"alpha": 3.0, "mean_step": 261.9, "mean_seg": 0.8122, "mean_cen_seg": 0.7568, "mean_per_seg": 0.8233}], "data-3af37a5db8baec25fe2e350fd0844e0c": [{"xv": 20.02, "yv": 0.7952}, {"xv": 20.12, "yv": 0.7954}, {"xv": 19.37, "yv": 0.794}, {"xv": 20.13, "yv": 0.7954}, {"xv": 20.27, "yv": 0.7956}, {"xv": 19.7, "yv": 0.7946}, {"xv": 20.57, "yv": 0.7961}, {"xv": 20.77, "yv": 0.7964}, {"xv": 22.43, "yv": 0.7986}, {"xv": 23.29, "yv": 0.7996}, {"xv": 23.47, "yv": 0.7998}, {"xv": 24.6, "yv": 0.8009}, {"xv": 28.37, "yv": 0.8036}, {"xv": 30.54, "yv": 0.8047}, {"xv": 29.78, "yv": 0.8044}, {"xv": 34.58, "yv": 0.8063}, {"xv": 37.63, "yv": 0.8071}, {"xv": 43.12, "yv": 0.8082}, {"xv": 47.4, "yv": 0.8088}, {"xv": 56.11, "yv": 0.8096}, {"xv": 62.12, "yv": 0.81}, {"xv": 72.19, "yv": 0.8104}, {"xv": 72.39, "yv": 0.8104}, {"xv": 91.83, "yv": 0.8108}, {"xv": 107.7, "yv": 0.811}, {"xv": 132.1, "yv": 0.8112}, {"xv": 126.6, "yv": 0.8111}, {"xv": 202.0, "yv": 0.8114}, {"xv": 190.5, "yv": 0.8113}, {"xv": 225.5, "yv": 0.8114}, {"xv": 261.9, "yv": 0.8114}], "data-974247fefa716057b4cec5617b605acf": [{"alpha": 0.0, "mean_step": 20.02, "mean_seg": 0.7922, "mean_cen_seg": 0.7875, "mean_per_seg": 0.793}], "data-b83be749bb1cc407a4618eb016a960e9": [{"x": 100.0, "y": 0.8}, {"x": 20.02, "y": 0.7922}], "data-be5b3b07f3f6d321ffdab043a3fa8d15": [{"xv": 0.0, "yv": 17.31}, {"xv": 0.1, "yv": 17.61}, {"xv": 0.2, "yv": 17.97}, {"xv": 0.3, "yv": 18.39}, {"xv": 0.4, "yv": 18.89}, {"xv": 0.5, "yv": 19.48}, {"xv": 0.6, "yv": 20.17}, {"xv": 0.7, "yv": 21.0}, {"xv": 0.8, "yv": 21.97}, {"xv": 0.9, "yv": 23.12}, {"xv": 1.0, "yv": 24.48}, {"xv": 1.1, "yv": 26.09}, {"xv": 1.2, "yv": 28.0}, {"xv": 1.3, "yv": 30.25}, {"xv": 1.4, "yv": 32.91}, {"xv": 1.5, "yv": 36.05}, {"xv": 1.6, "yv": 39.77}, {"xv": 1.7, "yv": 44.17}, {"xv": 1.8, "yv": 49.36}, {"xv": 1.9, "yv": 55.51}, {"xv": 2.0, "yv": 62.77}, {"xv": 2.1, "yv": 71.36}, {"xv": 2.2, "yv": 81.52}, {"xv": 2.3, "yv": 93.53}, {"xv": 2.4, "yv": 107.7}, {"xv": 2.5, "yv": 124.5}, {"xv": 2.6, "yv": 144.4}, {"xv": 2.7, "yv": 167.8}, {"xv": 2.8, "yv": 195.6}, {"xv": 2.9, "yv": 228.4}, {"xv": 3.0, "yv": 267.1}], "data-ecf839c10c18df8096c047cbdb226a23": [{"xv": 0.0, "yv": 0.7911}, {"xv": 0.1, "yv": 0.7923}, {"xv": 0.2, "yv": 0.7935}, {"xv": 0.3, "yv": 0.7947}, {"xv": 0.4, "yv": 0.7958}, {"xv": 0.5, "yv": 0.7968}, {"xv": 0.6, "yv": 0.7979}, {"xv": 0.7, "yv": 0.7989}, {"xv": 0.8, "yv": 0.7998}, {"xv": 0.9, "yv": 0.8008}, {"xv": 1.0, "yv": 0.8017}, {"xv": 1.1, "yv": 0.8026}, {"xv": 1.2, "yv": 0.8034}, {"xv": 1.3, "yv": 0.8042}, {"xv": 1.4, "yv": 0.805}, {"xv": 1.5, "yv": 0.8057}, {"xv": 1.6, "yv": 0.8064}, {"xv": 1.7, "yv": 0.8071}, {"xv": 1.8, "yv": 0.8077}, {"xv": 1.9, "yv": 0.8083}, {"xv": 2.0, "yv": 0.8089}, {"xv": 2.1, "yv": 0.8094}, {"xv": 2.2, "yv": 0.8099}, {"xv": 2.3, "yv": 0.8104}, {"xv": 2.4, "yv": 0.8108}, {"xv": 2.5, "yv": 0.8112}, {"xv": 2.6, "yv": 0.8115}, {"xv": 2.7, "yv": 0.8119}, {"xv": 2.8, "yv": 0.8122}, {"xv": 2.9, "yv": 0.8124}, {"xv": 3.0, "yv": 0.8127}]}}
